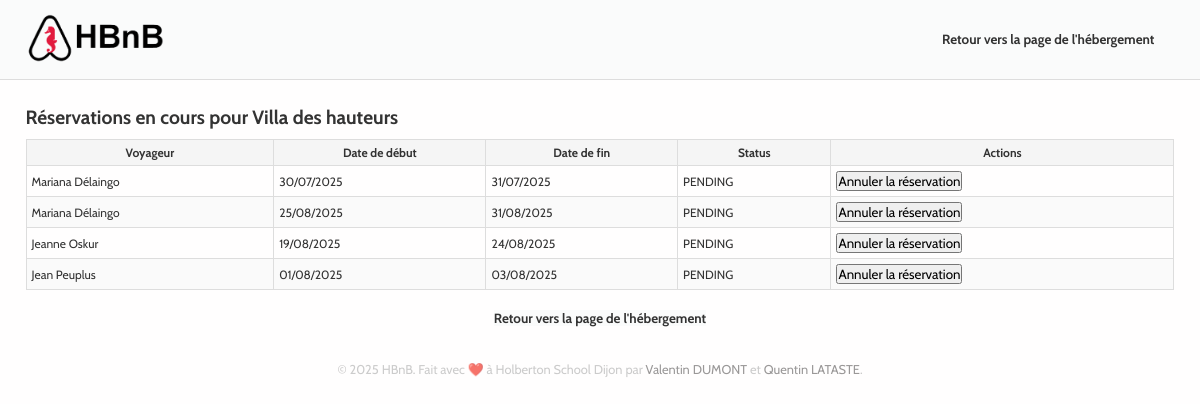
The page /place/bfac89c5-fa4a-4717-be18-107733cf80ce/bookings on the database as committed earlier.
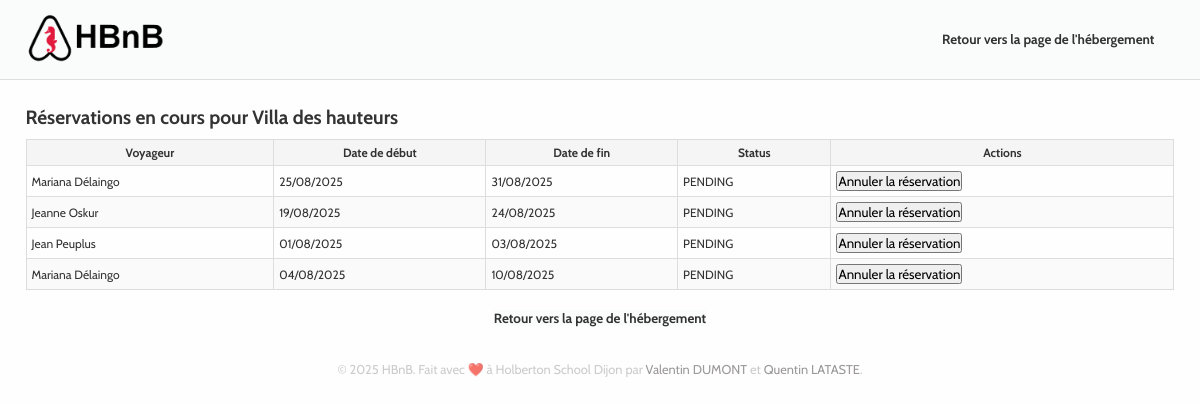
The same page on the database as committed later.
### app/models/place.py (models this page shows, shortened)
class Place(db.Model):
    __tablename__ = 'place'
    id = db.Column(db.String, primary_key=True)
    title = db.Column(db.String(50), nullable=False)
    description = db.Column(db.String(1000), nullable=False)
    price = db.Column(db.Float, nullable=False)
    latitude = db.Column(db.Float, nullable=False)
    longitude = db.Column(db.Float, nullable=False)
    owner_id = db.Column(db.String, db.ForeignKey('user.id'), nullable=False)
    rating = db.Column(db.Float, nullable=True)
    created_at = db.Column(
        db.DateTime(timezone=True), default=lambda: datetime.now(timezone.utc),
        nullable=False)
    updated_at = db.Column(
        db.DateTime(timezone=True), default=lambda: datetime.now(timezone.utc),
        onupdate=datetime.now(timezone.utc)
        )
    photos_url = db.Column(db.JSON, default=list)
    amenities = db.relationship('Amenity', secondary=place_amenities,
                                back_populates='places')
    reviews = db.relationship("Review", back_populates='place_rel',
                              cascade='all, delete-orphan')
    bookings = db.relationship(Booking, back_populates='place_rel',
                               cascade='all, delete-orphan',
                               foreign_keys=[Booking.place])
    owner = db.relationship('User', back_populates='places')
    city_name = db.Column(db.String(128))
    __table_args__ = (
        CheckConstraint('price >= 0', name='check_price_positive'),
        CheckConstraint('rating >= 0 AND rating <= 5', name='check_rating'),
        CheckConstraint('latitude >= -90 AND latitude <= 90',
                        name='check_latitude'),
        CheckConstraint('longitude >= -180 AND longitude <= 180',
                        name='check_longitude')
    )

### app/models/booking.py (models this page shows, shortened)
class Booking(db.Model):
    __tablename__ = 'bookings'
    id = db.Column(db.String, primary_key=True)
    status = db.Column(
        db.String(20),
        default=BookingStatus.PENDING.value,
        nullable=False
        )
    place = db.Column(db.String, db.ForeignKey('place.id'), nullable=False)
    user = db.Column(db.String, db.ForeignKey('user.id'), nullable=False)
    start_date = db.Column(db.DateTime, nullable=False)
    end_date = db.Column(db.DateTime, nullable=False)
    created_at = db.Column(
        db.DateTime(timezone=True), default=lambda: datetime.now(timezone.utc), nullable=False
        )
    updated_at = db.Column(
        db.DateTime(timezone=True), default=lambda: datetime.now(timezone.utc),
        onupdate=datetime.now(timezone.utc)
        )
    place_rel = db.relationship(
        "Place",
        back_populates='bookings',
        foreign_keys=[place]
        )
    user_rel = db.relationship("User", back_populates='bookings')
    reviews = db.relationship('Review', back_populates='booking_rel')
    __table_args__ = (
        db.CheckConstraint(
            "status IN ('DONE', 'PENDING', 'CANCELLED')",
            name="check_booking_status"
        ),
    )

### app/models/user.py (models this page shows, shortened)
class User(db.Model):
    __tablename__ = 'user'
    id = db.Column(db.String, primary_key=True)
    first_name = db.Column(db.String(50), nullable=False)
    last_name = db.Column(db.String(50), nullable=False)
    email = db.Column(db.String(120), unique=True, nullable=False)
    hashed_password = db.Column(db.String(255), nullable=False)
    is_active = db.Column(db.Boolean, default=True)  # Allows disabling user
    is_admin = db.Column(db.Boolean, default=False)
    created_at = db.Column(
        db.DateTime(timezone=True), default=lambda: datetime.now(timezone.utc), nullable=False
        )
    updated_at = db.Column(
        db.DateTime(timezone=True), default=lambda: datetime.now(timezone.utc),
        onupdate=datetime.now(timezone.utc)
        )
    photo_url = db.Column(db.String(2048), nullable=True)
    places = db.relationship(Place, back_populates='owner',
                             cascade='all, delete-orphan')
    reviews = db.relationship(Review, back_populates='user',
                              cascade='all, delete-orphan')
    bookings = db.relationship(Booking, back_populates='user_rel',
                               cascade='all, delete-orphan')

### app/web/html_routes.py (the view)
@bp_web.route('/place/<place_id>/bookings')
def place_bookings(place_id):
    try:
        UUID(place_id)
    except ValueError:
        abort(400, description="Invalid UUID")
    try:
        verify_jwt_in_request()
        user_id = get_jwt_identity()
    except:
        user_id = None
    place = facade.get_place(place_id)
    if not place:
        abort(404, description="Place not found")
    current_user = None
    if user_id:
        current_user = facade.get_user(user_id)
    return render_template("place-all-bookings.html",
                           place=place,
                           bookings=place.bookings,
                           current_user=current_user)

### app/persistence/repository.py (called while the page is built)
    def get(self, obj_id):
        return self.model.query.get(str(obj_id))

### app/services/facade.py (called while the page is built)
    def get_place(self, place_id):
        return self.place_repo.get(place_id)

### templates/place-all-bookings.html (shortened to what this page needs)
<!DOCTYPE html>
<html lang="fr">
<head>
    <link rel="stylesheet" href="{{ url_for('static', filename='css/style.css') }}">
</head>
<body>
    <header class="header">
        <div class="header-logo">
            <a href="{{ url_for('web.index') }}">
                <img src = "{{ url_for('static', filename='images/logo.png') }}" alt="HBnB logo">
            </a>
        </div>
        <nav id="user-nav">
                <button class="back-btn" onclick="history.back()">Retour vers la page de l'hébergement</button>
        </nav>
    </header>
    <main>
        <div id="all-bookings-list">
            <h2>Réservations en cours pour {{ place.title }}</h2>
            {% set pending_bookings = bookings | selectattr("status", "equalto", "PENDING") | list %}
            {% if pending_bookings %}
                <table>
                <thead>
                    <tr>
                        <th>Voyageur</th>
                        <th>Date de début</th>
                        <th>Date de fin</th>
                        <th>Status</th>
                        <th>Actions</th>
                    </tr>
                </thead>
                <tbody>
                {% for booking in pending_bookings %}
                    <tr>
                    <td>{{ booking.user_rel.first_name }} {{ booking.user_rel.last_name }}</td>
                    <td>{{ booking.start_date.strftime("%d/%m/%Y") }}</td>
                    <td>{{ booking.end_date.strftime("%d/%m/%Y") }}</td>
                    <td>{{ booking.status }}</td>
                    <td>
                        <button class="cancel-booking-btn" data-id="{{ booking.id }}">Annuler la réservation</button>
                    </td>
                    </tr>
                {% endfor %}
            </tbody>
            </table>
            {% else %}
                <p>Vous n'avez pas encore de réservation pour cet hébergement.</p>
            {% endif %}
        </div>
        <div class="end-page-back">
        <button class="back-btn" onclick="history.back()">Retour vers la page de l'hébergement</button>
        </div>
    </main>
</body>
<footer>
    <div class="footer-content">
        <p>
            &copy; 2025 HBnB. Fait avec ❤️ à Holberton School Dijon par
            <a href="https://github.com/Proser-V">Valentin DUMONT</a> et <a href="https://github.com/loufi84">Quentin LATASTE</a>.
        </p>
    </div>
</footer>
</html>

### static/css/style.css (style rules this page uses)
* { box-sizing: border-box; margin: 0; padding: 0; font-family: "Cabin"; }
html { scroll-behavior: smooth; font-size: 80%; font-family: "Cabin" !important; }
:root { --color-primary: #fffefe; --color-header: #fafbfb; --text-color: #333; --light-text-color: #b9b9b9bc; --card-border-color : #ddd; --star-color: #b72121; --shadow-color: rgba(0,0,0,0.1); --overlay-color: rgba(0, 0, 0, 0.8); }
.header { display: flex; justify-content: space-between; background-color: var(--color-header); color: var(--text-color); align-items: center; padding: 1rem 2rem; border-bottom: 1px solid var(--card-border-color); z-index: 1000; width: 100%; box-sizing: border-box; margin: 0; }
.header-logo img { height: 50px; }
#user-nav { display: flex; align-items: center; gap: 10px; font-family: Arial, sans-serif; padding: 10px 20px; background-color: var(--color-header); }
.back-btn { text-decoration: none; font-weight: bold; color: var(--text-color); border: none; background-color: var(--color-header); cursor: pointer; }
.end-page-back { display: flex; justify-content: center; margin-top: 20px; }
body { background-color: var(--color-primary); color: var(--text-color); }
main { padding: 2rem; }
#all-bookings-list table { margin-top: 10px; width: 100%; border-collapse: collapse; text-align: left; font-size: 12px; color: var(--text-color); }
#all-bookings-list th, #all-bookings-list td { border: 1px solid var(--card-border-color); padding: 5px; }
#all-bookings-list th { text-align: center; }
#all-bookings-list thead { background-color: #f5f5f5; }
#all-bookings-list tbody tr:nth-child(even) { background-color: #fafafa; }
.footer-content { color: var(--light-text-color); text-align: center; padding: 10px; user-select: none; }
.footer-content a { text-decoration: inherit; color: #9a9898; }

Rows that differ between the two databases and show on the page:
no longer on this page (row edited): Booking: user_rel.first_name "Mariana", user_rel.last_name "Délaingo", start_date "30/07/2025", end_date "31/07/2025", status "PENDING"
added Booking: user_rel.first_name "Mariana", user_rel.last_name "Délaingo", start_date "04/08/2025", end_date "10/08/2025", status "PENDING"
